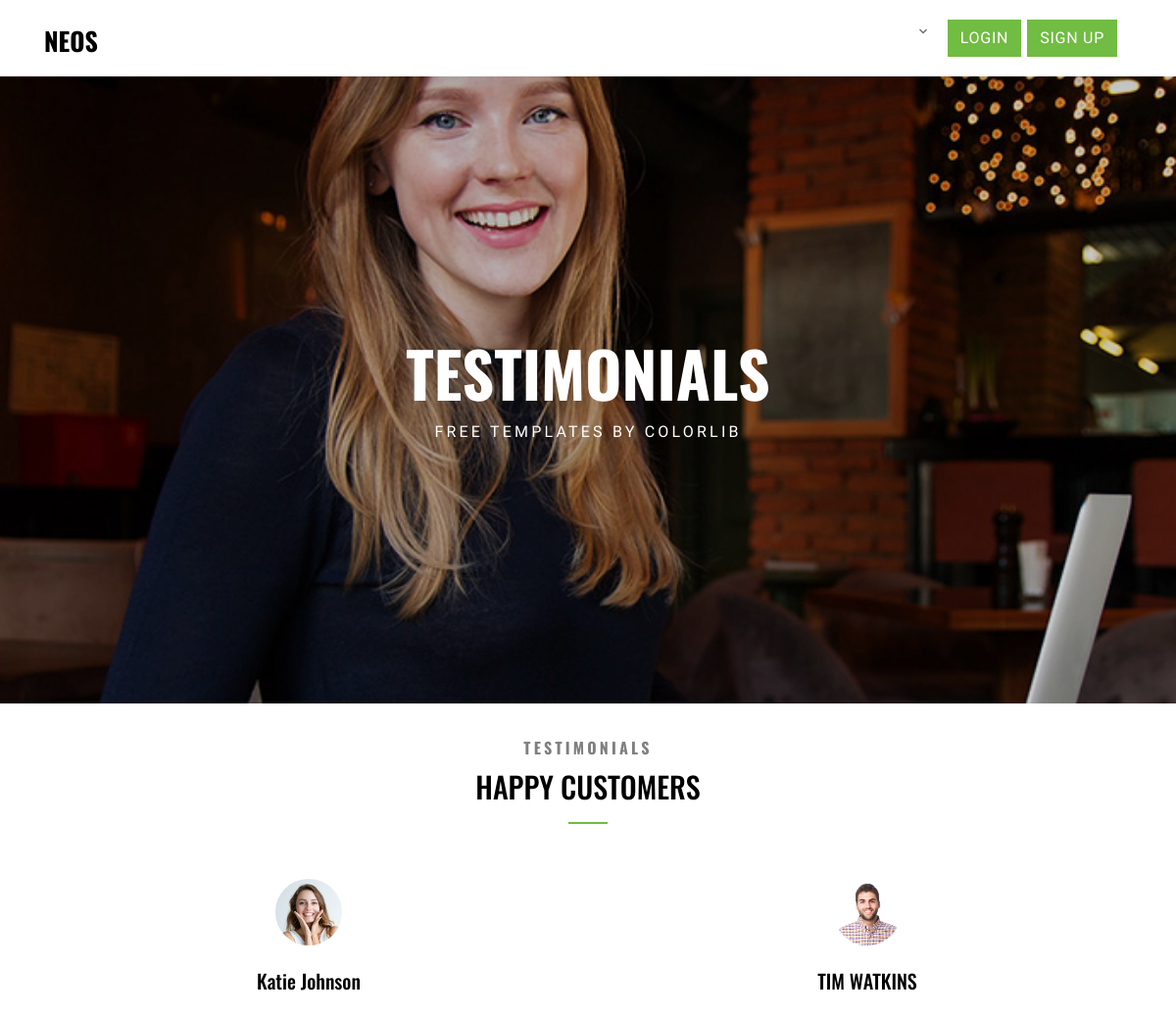
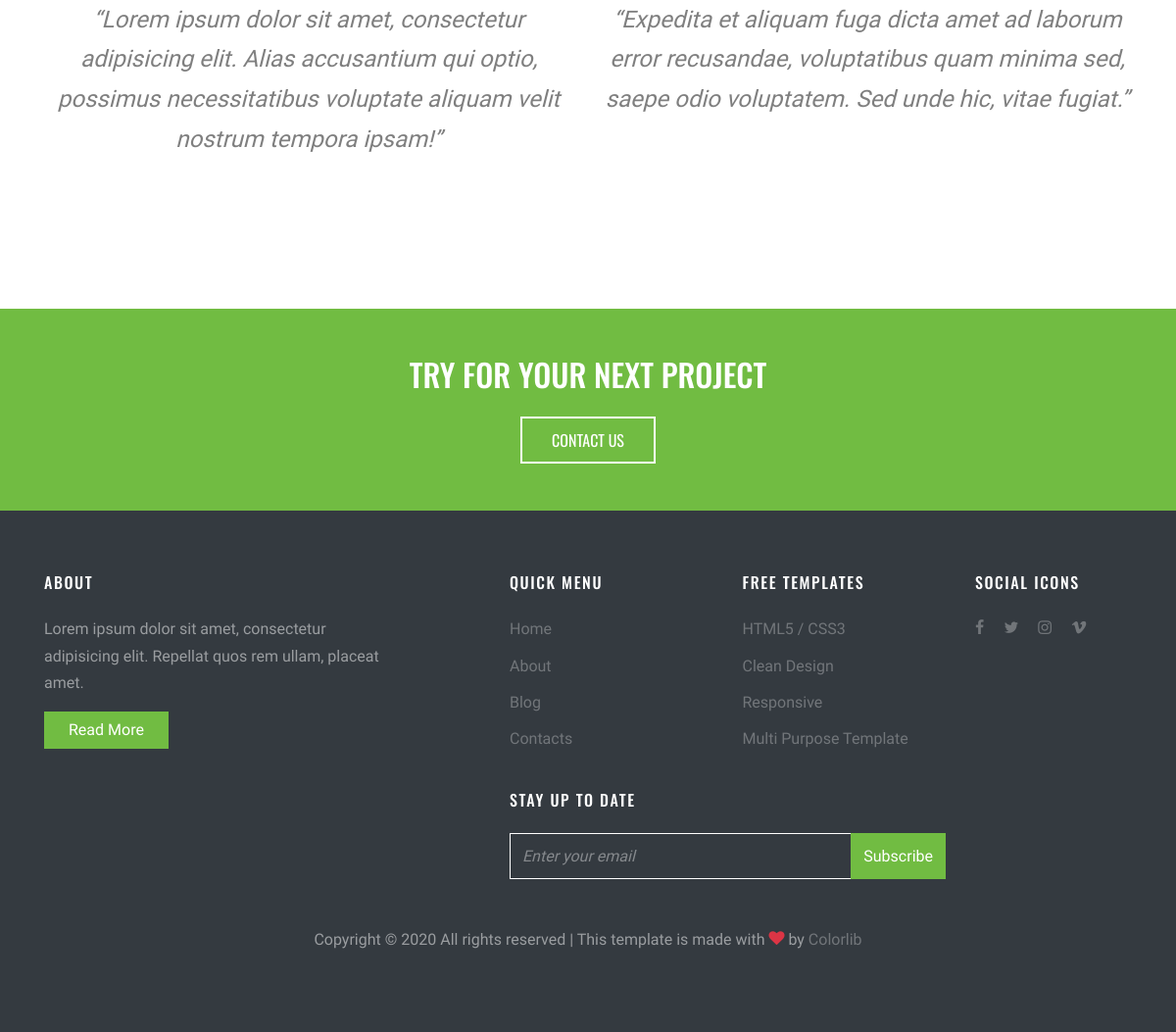
The app's page /testi/ with its own data (2 pictures, top to bottom).
### base/models.py (models this page shows, shortened)
class Banner(models.Model):
	title = models.TextField()
	description = models.TextField(null = True, blank = True)
	image = models.ImageField(upload_to = 'banner')
	link = models.CharField(max_length = 256, null = True, blank = True)
	class Meta:
		verbose_name = 'Banner'

class Person(models.Model):
	category_choices = (("team","Team"), ("testi","Testimonials"), ("auth", "Author"))
	category = models.CharField(max_length = 50, choices = category_choices)
	name = models.CharField(max_length = 256)
	description = models.TextField(null = True, blank = True)
	position = models.TextField(null = True, blank = True)
	image = models.ImageField(upload_to = 'person', null = True, blank = True)
	class Meta:
		verbose_name = 'Person'

class Message(models.Model):
	title = models.CharField(max_length = 512)
	description = models.TextField(null = True, blank = True)
	image = models.ImageField(upload_to = 'message', null = True, blank = True)
	link = models.CharField(max_length = 256, null = True, blank = True)
	active = models.BooleanField(default = False)
	class Meta:
		verbose_name = 'Message'

### home/views.py (the view)
# urls.py: path('testi/', views.testi, name = 'testi'),
def testi(request):
	template_name = 'testimonials.html'
	banner = models.Banner.objects.get(link = 'testi')
	testis = models.Person.objects.filter(category = 'testi')
	context = {
		'banner' : banner,
		'testis' : testis,
	}
	return render(request, template_name, context)

### home/context_processors.py (called while the page is built)
def menu(request):
	genres = models.Genre.objects.all()
	btry = models.Message.objects.get(link = 'btry')
	contactus = models.Message.objects.get(link = 'contactus')
	babout = models.Message.objects.filter(link = 'babout')[0]
	bquick = models.Message.objects.get(link = 'bquick')
	bfree = models.Message.objects.get(link = 'bfree')
	bsocial = models.Message.objects.get(link = 'bsocial')
	bstay = models.Message.objects.get(link = 'bstay')
	copy = models.Message.objects.get(link = 'copy')
	subscribe = models.Message.objects.get(link = 'subscribe')
	context = {
		'genres' : genres,
		'btry' : btry,
		'contactus' : contactus,
		'babout' : babout,
		'bquick' : bquick,
		'bfree' : bfree,
		'bsocial' : bsocial,
		'bstay' : bstay,
		'copy' : copy,
		'subscribe' : subscribe,
	}
	return context

### template/testimonials.html
{% extends 'base.html' %}
{% block content %}
    <div class="site-section first-section">
      <div class="container">
        <div class="row mb-5">
          <div class="col-md-12 text-center">
            <span class="caption d-block mb-2 font-secondary font-weight-bold">Testimonials</span>
            <h2 class="site-section-heading text-uppercase text-center font-secondary">Happy Customers</h2>
          </div>
        </div>
        <div class="row">
          {% for item in testis %}
            <div class="col-md-6 col-lg-6 mb-4">
              <div class="d-block block-testimony mx-auto text-center">
                <div class="person w-25 mx-auto mb-4">
                  <img src="{{ item.image.url }}" alt="{{ item.name }}" class="img-fluid rounded-circle w-50 mx-auto">
                </div>
                <div>
                  <h2 class="h5 mb-4">{{ item.name }}</h2>
                  <blockquote>&ldquo;{{ item.description }}&rdquo;</blockquote>
                </div>
              </div>
            </div>
          {% endfor %}
        </div>
      </div>
    </div>
  {% endblock %}

### template/base.html (shortened to what this page needs)
{% load static %}
{% load mptt_tags %}
<!DOCTYPE html>
<html lang="en">
  <head>
    <link rel="stylesheet" href="{% static 'fonts/icomoon/style.css' %}">
    <link rel="stylesheet" href="{% static 'css/bootstrap.min.css' %}">
    <link rel="stylesheet" href="{% static 'css/magnific-popup.css' %}">
    <link rel="stylesheet" href="{% static 'css/jquery-ui.css' %}">
    <link rel="stylesheet" href="{% static 'css/owl.carousel.min.css' %}">
    <link rel="stylesheet" href="{% static 'css/owl.theme.default.min.css' %}">
    <link rel="stylesheet" href="{% static 'css/bootstrap-datepicker.css' %}">
    <link rel="stylesheet" href="{% static 'css/animate.css' %}">
    <link rel="stylesheet" href="{% static 'fonts/flaticon/font/flaticon.css' %}">
    <link rel="stylesheet" href="{% static 'css/aos.css' %}">
    <link rel="stylesheet" href="{% static 'css/jquery.fancybox.min.css' %}">
    <link rel="stylesheet" href="{% static 'css/style.css' %}">
  </head>
  <body>
  <div class="site-wrap">
    <div class="site-navbar-wrap js-site-navbar bg-white">
      <div class="container">
        <div class="site-navbar bg-light">
          <div class="row align-items-center">
            <div class="col-2">
              <h2 class="mb-0 site-logo"><a href="{% url 'home:home' %}" class="font-weight-bold text-uppercase">Neos</a></h2>
            </div>
            <div class="col-10">
              <nav class="site-navigation text-right" role="navigation">
                <div class="container">
                  <ul class="site-menu js-clone-nav d-none d-lg-block">
                    {% recursetree genres %}
                        <li class="{% if not node.is_leaf_node %}has-children{% endif %}">
                            <a href="{{ node.link }}">{{ node.name }}</a>
                        </li>
                    {% endrecursetree %}
                    <li>
                      {% if user.is_authenticated %}
                        <a href="{% url 'accounts:profile' %}">
                          <span class="d-inline-block bg-primary text-white btn btn-primary">
                            {{ user.username }}
                          </span>
                        </a>
                        <a href="{% url 'logout' %}">
                          <span class="d-inline-block bg-primary text-white btn btn-primary">
                            Logout
                          </span>
                        </a>
                      {% else %}
                        <a href="{% url 'login' %}">
                          <span class="d-inline-block bg-primary text-white btn btn-primary">
                            Login
                          </span>
                        </a>
                      {% endif %}
                      <a href="{% url 'accounts:signup' %}">
                        <span class="d-inline-block bg-primary text-white btn btn-primary">
                          Sign Up
                        </span>
                      </a>
                    </li>
                  </ul>
                </div>
              </nav>
            </div>
          </div>
        </div>
      </div>
    </div>
    <div class="site-blocks-cover inner-page overlay" style="background-image: url({{ banner.image.url }});" data-aos="fade" data-stellar-background-ratio="0.5">
      <div class="row align-items-center justify-content-center">
        <div class="col-md-5 text-center" data-aos="fade">
          <h1 class="text-uppercase">{{ banner.title }}</h1>
          <span class="caption d-block text-white">{{ banner.description }}</span>
        </div>
      </div>
    </div>
    <div class="slant-1"></div>
    {% block content %}
    {% endblock %}
    <div class="py-5 bg-primary">
      <div class="container">
        <div class="row align-items-center justify-content-center">
          <div class="col-md-6 text-center mb-3 mb-md-0">
            <h2 class="text-uppercase text-white mb-4">Try For Your Next Project</h2>
            <a href="#" class="btn btn-bg-primary font-secondary text-uppercase">Contact Us</a>
          </div>
        </div>
      </div>
    </div>
    <footer class="site-footer bg-dark">
      <div class="container">
        <div class="row">
          <div class="col-md-4 mb-4 mb-md-0">
            <h3 class="footer-heading mb-4 text-white">{{ babout.title }}</h3>
            <p>{{ babout.description }}</p>
            <p><a href="#" class="btn btn-primary text-white px-4">Read More</a></p>
          </div>
          <div class="col-md-5 mb-4 mb-md-0 ml-auto">
            <div class="row mb-4">
              <div class="col-md-6">
                <h3 class="footer-heading mb-4 text-white">{{ bquick.title }}</h3>
                  <ul class="list-unstyled">
                    <li><a href="#">Home</a></li>
                    <li><a href="#">About</a></li>
                    <li><a href="#">Blog</a></li>
                    <li><a href="#">Contacts</a></li>
                  </ul>
              </div>
              <div class="col-md-6">
                <h3 class="footer-heading mb-4 text-white">{{ bfree.title }}</h3>
                  <ul class="list-unstyled">
                    <li><a href="#">HTML5 / CSS3</a></li>
                    <li><a href="#">Clean Design</a></li>
                    <li><a href="#">Responsive</a></li>
                    <li><a href="#">Multi Purpose Template</a></li>
                  </ul>
              </div>
            </div>
            <div class="row mb-5">
              <div class="col-md-12">
              <h3 class="footer-heading mb-4 text-white">{{ bstay.title }}</h3>
              <form action="#" class="d-flex footer-subscribe">
                <input type="text" class="form-control rounded-0" placeholder="Enter your email">
                <input type="submit" class="btn btn-primary rounded-0" value="Subscribe">
              </form>
            </div>
            </div>
          </div>
          <div class="col-md-2">
            <div class="row">
            <div class="col-md-12"><h3 class="footer-heading mb-4 text-white">{{ bsocial.title }}</h3></div>
              <div class="col-md-12">
                <p>
                  <a href="#" class="pb-2 pr-2 pl-0"><span class="icon-facebook"></span></a>
                  <a href="#" class="p-2"><span class="icon-twitter"></span></a>
                  <a href="#" class="p-2"><span class="icon-instagram"></span></a>
                  <a href="#" class="p-2"><span class="icon-vimeo"></span></a>
                </p>
              </div>
          </div>
          </div>
        </div>
        <div class="row text-center">
          <div class="col-md-12">
            <p>
              {{ copy.description | safe }}
            </p>
          </div>
        </div>
      </div>
    </footer>
  </div>
  </body>
</html>

### records on screen
Banner: image (picture), title "TESTIMONIALS", description "FREE TEMPLATES BY COLORLIB"
Person: image (picture), name "Katie Johnson", description "Lorem ipsum dolor sit amet, consectetur adipisicing elit. Alias accusantium qui optio, possimus necessitatibus voluptate aliquam velit nostrum tempora ipsam!"
Person: image (picture), name "TIM WATKINS", description "Expedita et aliquam fuga dicta amet ad laborum error recusandae, voluptatibus quam minima sed, saepe odio voluptatem. Sed unde hic, vitae fugiat."
Message: title "ABOUT", description "Lorem ipsum dolor sit amet, consectetur adipisicing elit. Repellat quos rem ullam, placeat amet."
Message: title "QUICK MENU"
Message: title "FREE TEMPLATES"
Message: title "STAY UP TO DATE"
Message: title "SOCIAL ICONS"
Message: description "Copyright © All rights reserved | This template is made with by Colorlib"
